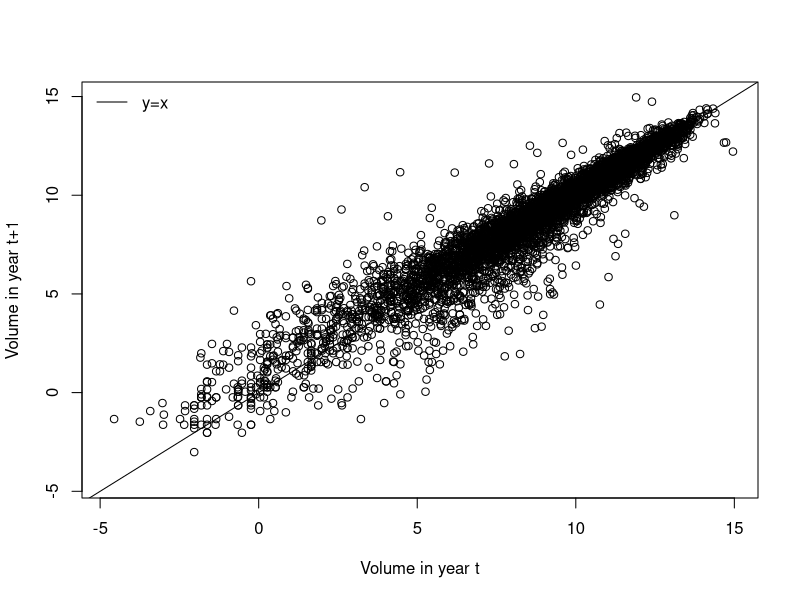
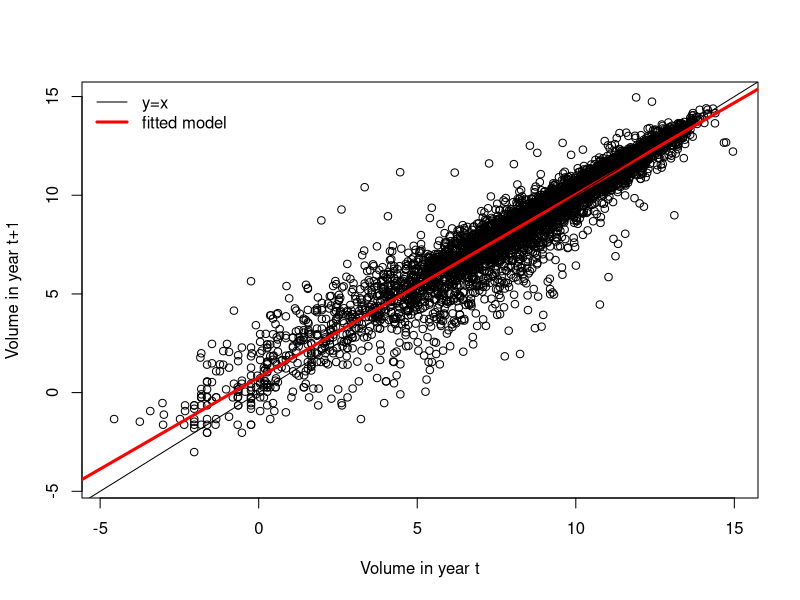
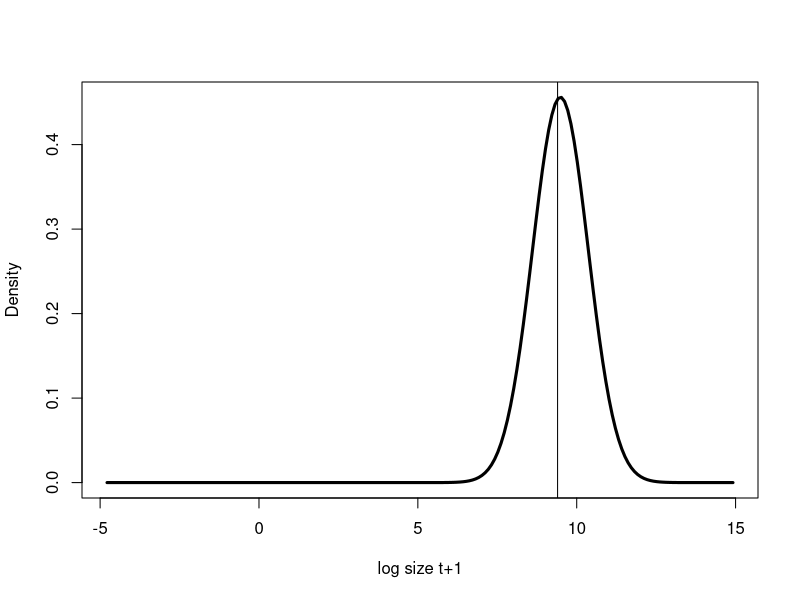
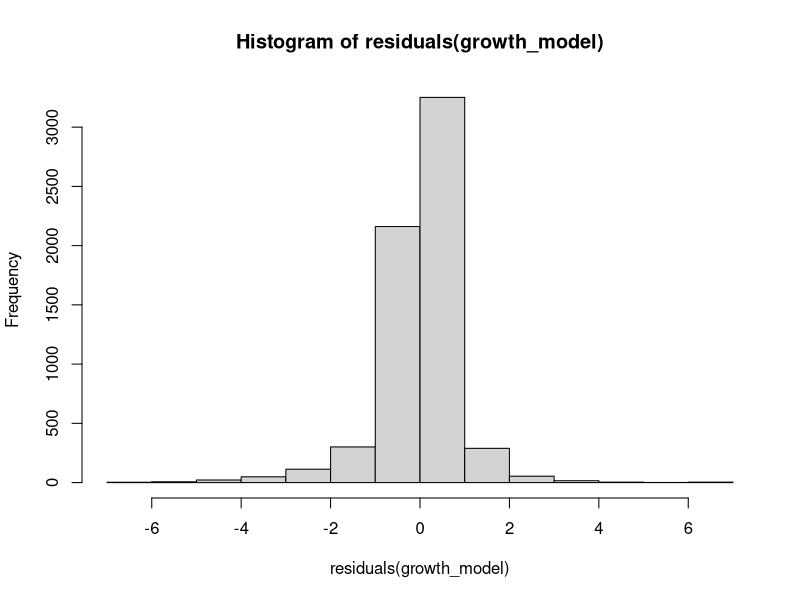
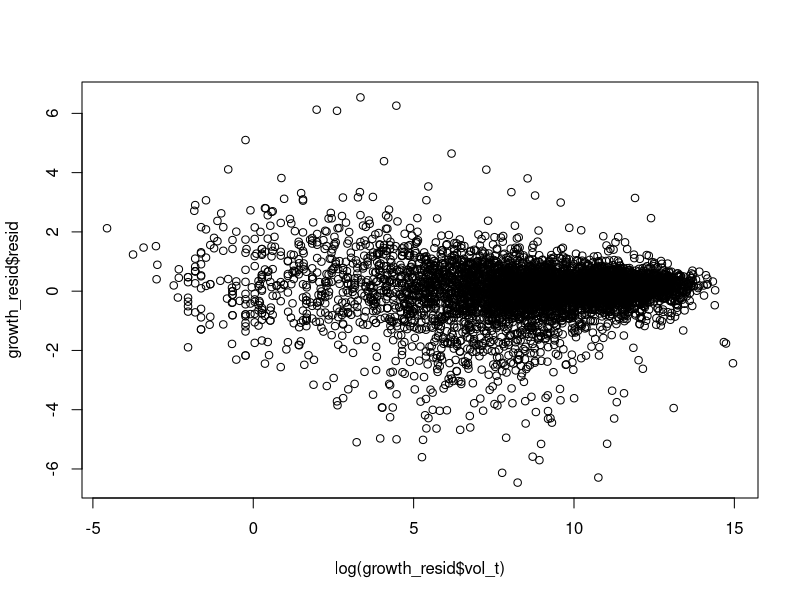
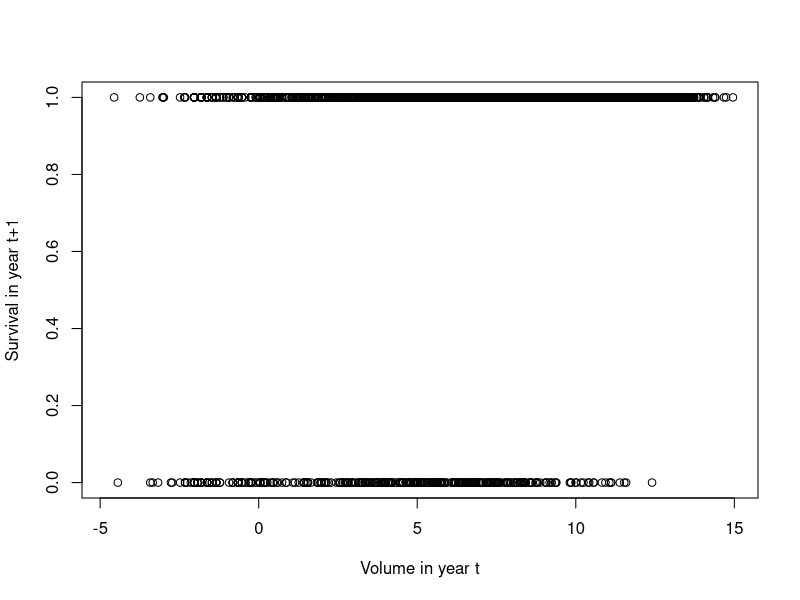
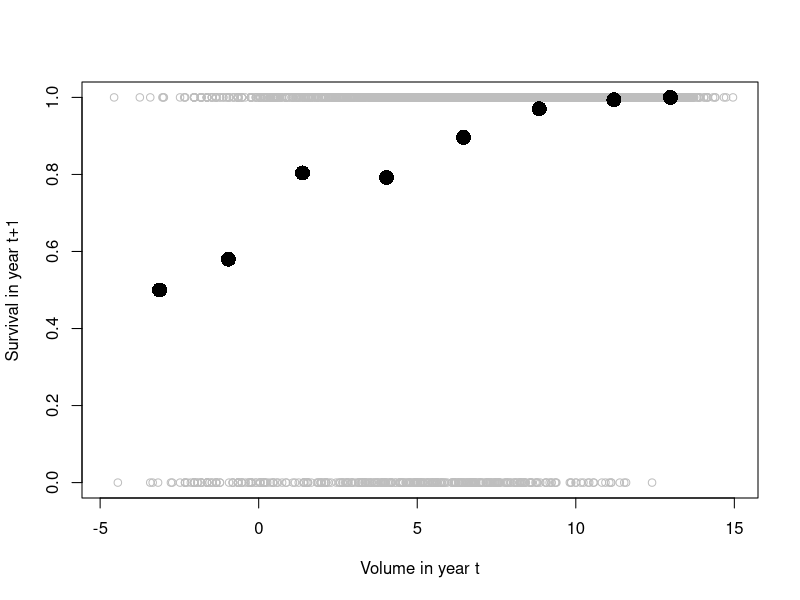
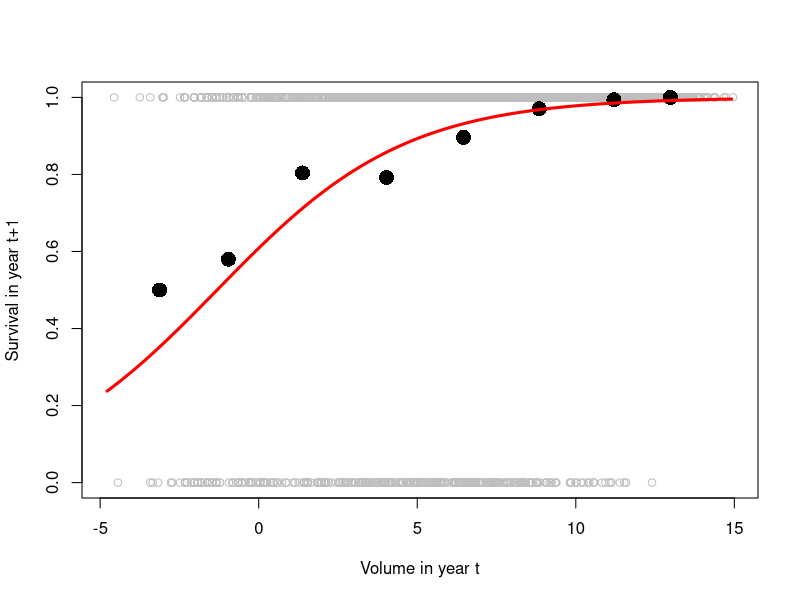

The R source for these figures, in order:
## ---- chunk 1
knitr::opts_chunk$set(echo = TRUE)
knitr::opts_chunk$set(warning = F)
knitr::opts_chunk$set(message = F)
library(lme4)
library(tidyverse)
## ---- chunk 2
cactus <- read_csv("cholla_demography_20042019_cleaned.csv") %>% 
  select(Plot,TagID,Year_t,Height_t,Width_t,Perp_t,TotFlowerbuds_t,
         Newplant,Survival_t1,Height_t1,Width_t1,Perp_t1,TotFlowerbuds_t1)
## ---- chunk 3
str(cactus)
## ---- chunk 4
volume <- function(h, w, p){
  (1/3)*pi*h*(((w + p)/2)/2)^2
}
cactus <- cactus %>% 
  mutate(vol_t = volume(h = Height_t, w = Width_t, p = Perp_t),
         vol_t1 = volume(h = Height_t1, w = Width_t1, p = Perp_t1))
## ---- chunk 5
plot(log(cactus$vol_t1) ~ log(cactus$vol_t), xlab = "Volume in year t", ylab = "Volume in year t+1")
abline(0,1)
legend("topleft",bty="n",lty=1,legend=c("y=x"))
## ---- chunk 6
growth_model <- lm(log(vol_t1) ~ log(vol_t), data = cactus)

plot(log(cactus$vol_t1) ~ log(cactus$vol_t), xlab = "Volume in year t", ylab = "Volume in year t+1")
abline(coef(growth_model)[1],coef(growth_model)[2],col="red",lwd=3)
abline(0,1)
legend("topleft",bty="n",lty=1,col=c("black","red"),lwd=c(1,3),legend=c("y=x","fitted model"))
## ---- chunk 7
## dummy variable for size to make smooth plots
x_dummy <- seq(min(log(cactus$vol_t),na.rm=T),max(log(cactus$vol_t),na.rm=T),0.1)
plot(x_dummy,
dnorm(x = x_dummy, 
      mean = coef(growth_model)[1] + coef(growth_model)[2] * median(log(cactus$vol_t),na.rm=T),
      sd = summary(growth_model)$sigma),
type="l",lwd=3,xlab="log size t+1",ylab="Density")
abline(v=median(log(cactus$vol_t),na.rm=T))
## ---- chunk 8
##are the residuals normally distributed
hist(residuals(growth_model))
shapiro.test(residuals(growth_model)[1:5000])
## ---- chunk 9
##is the residual variation related to size?
growth_resid <- cactus %>% 
  filter(!is.na(vol_t),!is.na(vol_t1)) %>% 
  mutate(resid = growth_model$residuals) 
plot(log(growth_resid$vol_t),growth_resid$resid)
## ---- chunk 10
plot(cactus$Survival_t1 ~ log(cactus$vol_t), xlab = "Volume in year t", ylab = "Survival in year t+1")
## ---- chunk 11
surv_bin <- cactus %>% 
  mutate(size_bin = cut_interval(log(vol_t), n=8)) %>% 
  group_by(size_bin) %>% 
  summarise(mean_size = mean(log(vol_t),na.rm=T),
            mean_surv = mean(Survival_t1,na.rm=T))

plot(cactus$Survival_t1 ~ log(cactus$vol_t), xlab = "Volume in year t", ylab = "Survival in year t+1", col="gray")        
points(surv_bin$mean_size, surv_bin$mean_surv, pch=16, cex=2)

## ---- chunk 12
survival_model <- glm(Survival_t1 ~ log(vol_t), family = "binomial", data=cactus)
summary(survival_model)
## ---- chunk 13
resid.ssq <- sum(residuals(survival_model,type="pearson")^2)  
resid.df <- nrow(subset(cactus,!is.na(vol_t) & !is.na(Survival_t1)))-length(coef(survival_model)) 
resid.ssq/resid.df                                
## ---- chunk 14
invlogit <- function(x){exp(x)/(1+exp(x))}

plot(cactus$Survival_t1 ~ log(cactus$vol_t), xlab = "Volume in year t", ylab = "Survival in year t+1", col="gray")        
points(surv_bin$mean_size, surv_bin$mean_surv, pch=16, cex=2)
lines(x_dummy,invlogit(coef(survival_model)[1]+coef(survival_model)[2]*x_dummy),col="red",lwd=3)

## ---- chunk 15
flowering_model <- glm(TotFlowerbuds_t>0 ~ log(vol_t), family = "binomial", data=cactus)
summary(flowering_model)
## ---- chunk 16
flow_bin <- cactus %>% 
  mutate(size_bin = cut_interval(log(vol_t), n=8)) %>% 
  group_by(size_bin) %>% 
  summarise(mean_size = mean(log(vol_t),na.rm=T),
            mean_flow = mean(TotFlowerbuds_t>0,na.rm=T))

plot(cactus$TotFlowerbuds_t>0 ~ log(cactus$vol_t), xlab = "Volume in year t", ylab = "Pr(Flowering)", col="gray")        
points(flow_bin$mean_size, flow_bin$mean_flow, pch=16, cex=2)
lines(x_dummy,invlogit(coef(flowering_model)[1]+coef(flowering_model)[2]*x_dummy),col="red",lwd=3)

## ---- chunk 17
fert_model <- glm(TotFlowerbuds_t ~ log(vol_t), family = "poisson", data=subset(cactus,TotFlowerbuds_t>0))

plot(cactus$TotFlowerbuds_t[cactus$TotFlowerbuds_t>0] ~ log(cactus$vol_t[cactus$TotFlowerbuds_t>0]), xlab = "Volume in year t", ylab = "Fertility of flowering plants in year t", col="gray") 
lines(x_dummy,exp(coef(fert_model)[1]+coef(fert_model)[2]*x_dummy),col="red",lwd=3)

resid.ssq <- sum(residuals(fert_model,type="pearson")^2)  
resid.df <- nrow(subset(cactus,!is.na(vol_t) & !is.na(TotFlowerbuds_t)))-length(coef(fert_model)) 
resid.ssq/resid.df 
## ---- chunk 18
surv_glmm <- glmer(Survival_t1~log(vol_t)+(log(vol_t)|Plot),family="binomial",data=cactus)
summary(surv_glmm)
## ---- chunk 19
plot(cactus$Survival_t1 ~ log(cactus$vol_t), xlab = "Volume in year t", ylab = "Survival in year t+1", col="gray")        
points(surv_bin$mean_size, surv_bin$mean_surv, pch=16, cex=2)
lines(x_dummy,invlogit(coef(survival_model)[1]+coef(survival_model)[2]*x_dummy),col="red",lwd=3)
lines(x_dummy,invlogit(fixef(surv_glmm)[1]+fixef(surv_glmm)[2]*x_dummy),col="blue",lwd=3)
legend("bottomright",bty="n",lty=1,col=c("red","blue"),lwd=3,legend=c("GLM","GLMM"))


